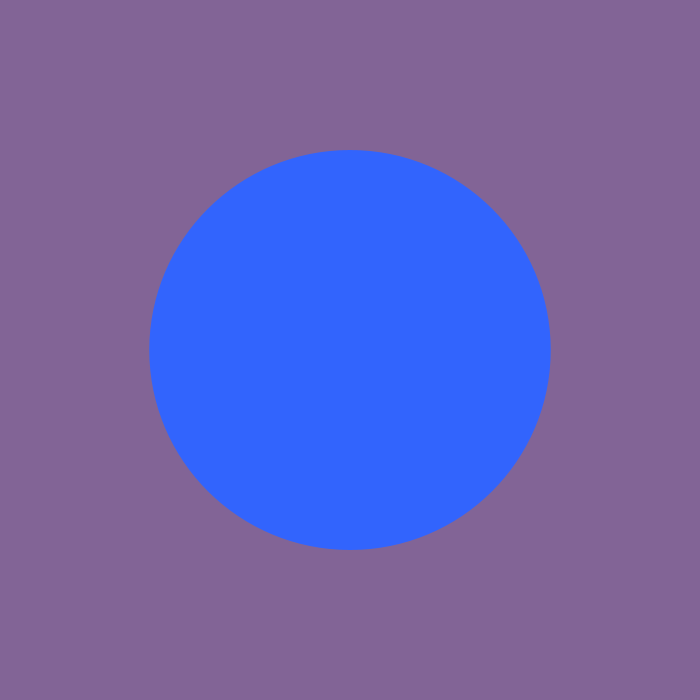
Frame 1 (no input)
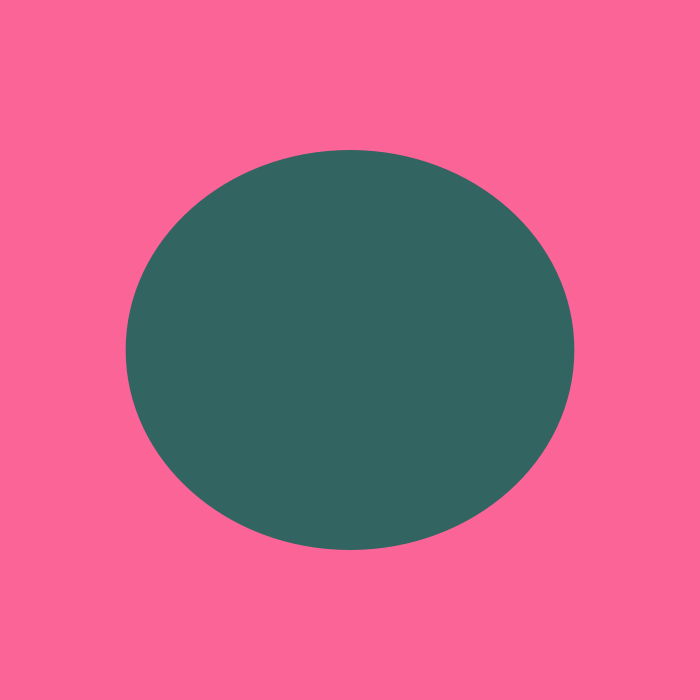
Frame 60 (the mouse pressed at the canvas centre just before this capture)
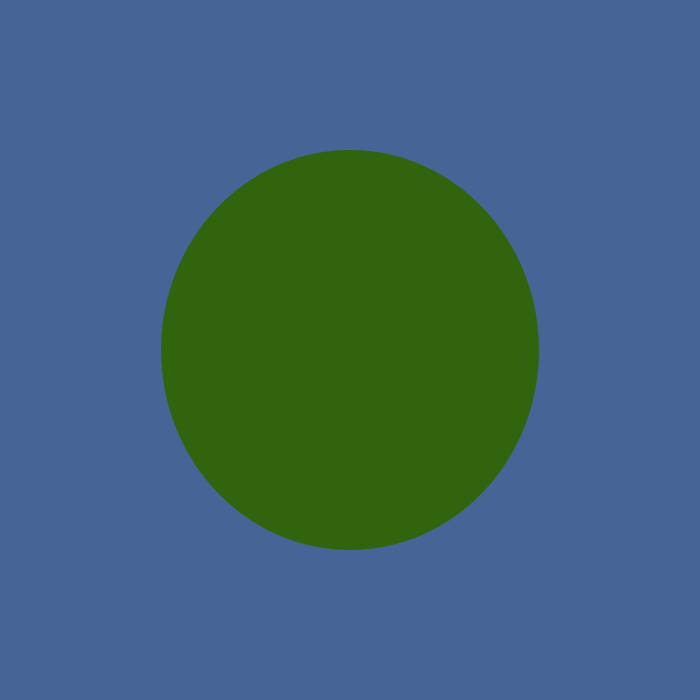
Frame 120 (the mouse held since frame 60 and released just before this capture)

The Processing sketch that drew these frames (run headless with seeded random() and noise(); from frame 60 on, the mouse is pressed at the canvas centre):

// Processing sketch: oscillate4
// ── oscillate4.pde
void setup() {
  size(700,700);
  noStroke();
}

void draw() {
  background(127 + sin(frameCount * 0.03) * 127, 100, 150);
  
  fill(50, 100, 127 + cos(frameCount * 0.03) * 127);
  ellipse(width/2,height/2,400 + sin(frameCount * 0.03) * 50,400);
}
